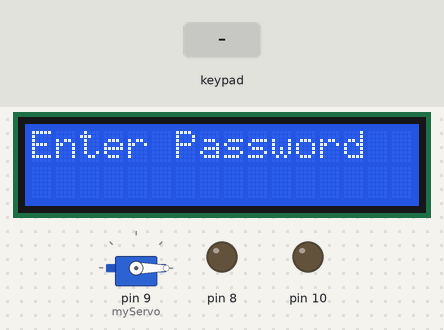
The sketch below on a simulated Arduino Mega 2560, built with avr-gcc and run on an emulated ATmega2560. Parts: 16×2 character LCD, servo, output pins drawn as LEDs (lit = HIGH). The inputs (shaded band) are chosen by the test bench.

Above: at 1.2 s.
1.3 s: keypad keys 0 0 0 0 A pressed 0.4 s apart
At 3.5 s:
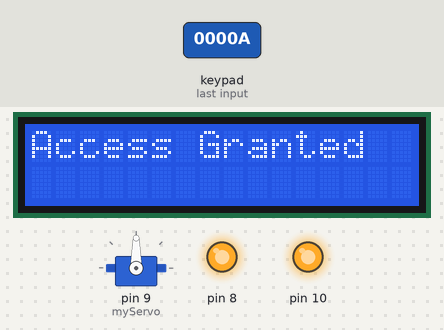
6.3 s: key 'A' pressed
At 8.13 s:
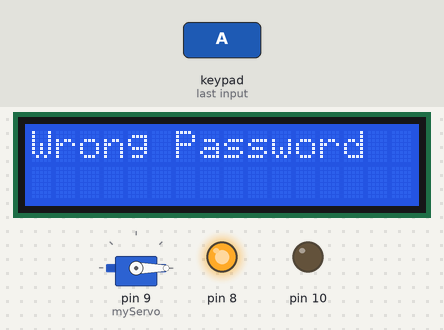
9.3 s: key 'B' pressed
At 12.1 s:
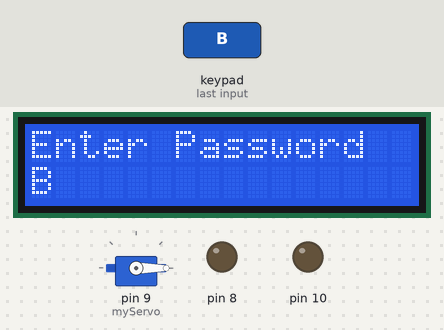
12.3 s: keypad keys 0 0 0 0 # pressed 0.4 s apart
At 15.3 s:
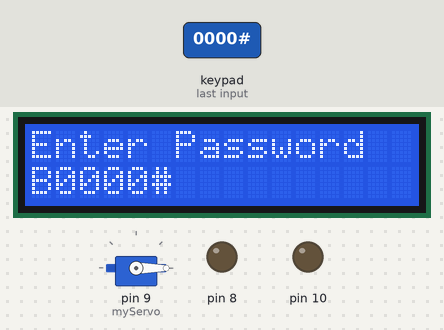
15.8 s: key 'C' pressed
At 16.7 s:
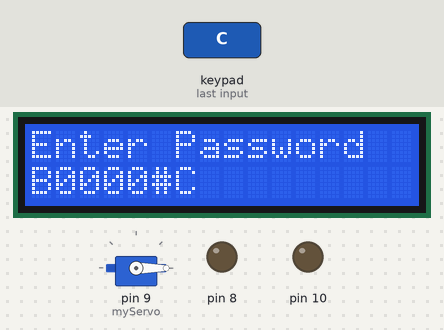
17.3 s: keypad keys 0 0 0 0 * pressed 0.4 s apart
At 19.7 s:
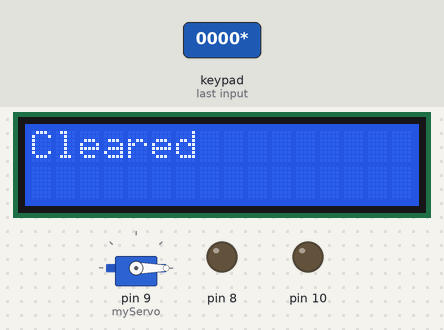
Timing chart, 0 to 21.2 s (numbered marks = the images above; inputs shaded):
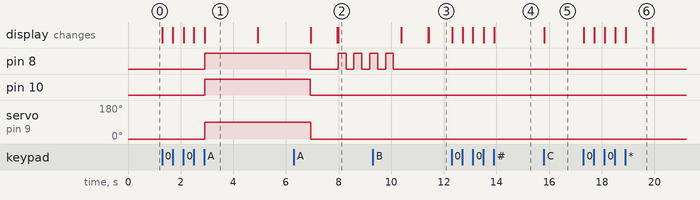

Measured:
- after the input at 1.3 s, pin 8, pin 10: LOW → HIGH after 1.6 s; servo on pin 9 (myServo): 0° → 90° after 1.6 s; the display: first changes at once (image 1 shows a later state)
- after the input at 6.3 s, the display: first differs from a run without the input after 1.7 s (image 2)
- after the input at 9.3 s, the display: first differs from a run without the input after 2.1 s (image 3)
- after the input at 12.3 s, the display: first changes at once (image 4 shows a later state)
- after the input at 15.8 s, the display: changes at once (image 5)
- after the input at 17.3 s, the display: first changes at once (image 6 shows a later state)
- what the display in image 1 shows lasts 2.0 s, from 2.9 s to 4.9 s

The sketch:

smart_door_lock.ino
```cpp
#include <Keypad.h>
#include <LiquidCrystal_I2C.h>
#include <Servo.h>
LiquidCrystal_I2C lcd(0x27, 16, 2);
Servo myServo;
const byte ROWS = 4;
const byte COLS = 4;
char keys[ROWS][COLS] = {
  {'1','2','3','A'},
  {'4','5','6','B'},
  {'7','8','9','C'},
  {'*','0','#','D'}
};
byte rowPins[ROWS] = {22, 23, 24, 25};
byte colPins[COLS] = {26, 27, 28, 29};
Keypad keypad = Keypad(makeKeymap(keys), rowPins, colPins, ROWS, COLS);
String password = "0000";
String input = "";
int wrongCount = 0;
void setup()
{
  lcd.begin();
  lcd.backlight();
  pinMode(10, OUTPUT);
  pinMode(8, OUTPUT);
  myServo.attach(9);
  myServo.write(0);
  lcd.setCursor(0, 0);
  lcd.print("Enter Password");
}
void loop()
{
char key = keypad.getKey();
if (key)
{
    if (key == '*')
    {
      input = "";
      lcd.clear();
      lcd.print("Cleared");
      delay(1000);
      lcd.clear();
      lcd.print("Enter Password");
    }
    else if (key == 'A')
    {
      if (input == password) {
      lcd.clear();
      lcd.print("Access Granted");
      digitalWrite(10, HIGH);
      digitalWrite(8, HIGH);
      myServo.write(90);
      delay(2000);
      lcd.clear();
      lcd.setCursor(0, 0);
      lcd.print("Welcome Home");
      delay(2000);
      digitalWrite(10, LOW);
      digitalWrite(8, LOW);
      myServo.write(0);
      wrongCount = 0;
}
      else
      {
        lcd.clear();
        lcd.print("Wrong Password");
        for (int i = 0; i < 4; i++)
        {
          digitalWrite(8, HIGH);
          delay(300);
          digitalWrite(8, LOW);
          delay(300);
        }
        wrongCount++;
        if (wrongCount >= 3)
        {
          lcd.clear();
          lcd.print("SYSTEM LOCKED");

          for (int i = 0; i < 5; i++)
          {
            digitalWrite(8, HIGH);
            delay(300);
            digitalWrite(8, LOW);
            delay(300);
          }
          delay(5000);
          wrongCount = 0;
        }
      }
      input = "";
      lcd.clear();
      delay(1000);
      lcd.print("Enter Password");
    }
    else
    {
      input += key;
      lcd.setCursor(0, 1);
      lcd.print(input);
    }
  }
}
```
